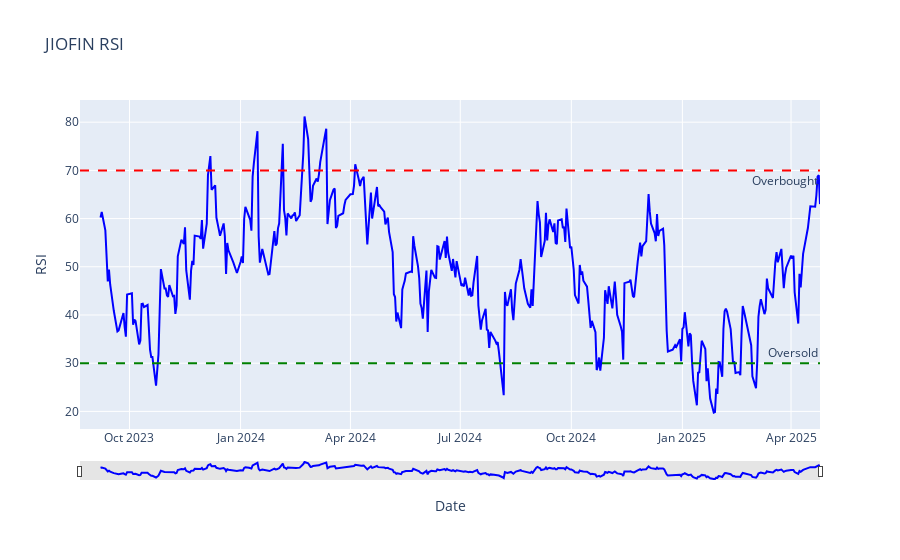

The notebook cell this image was saved under:
### Code cell
def plot_rsi(df):
    """
    Plot RSI using Plotly.
    Parameters:
    df (DataFrame): DataFrame containing stock data.
    """
    fig = go.Figure()

    fig.add_trace(go.Scatter(
        x=df.index,
        y=df['RSI'],
        name='RSI',
        line=dict(color='blue')
    ))

    fig.add_hline(y=70, line_color='red', line_dash='dash', annotation_text="Overbought", annotation_position="bottom right")
    fig.add_hline(y=30, line_color='green', line_dash='dash', annotation_text="Oversold", annotation_position="top right")

    fig.update_layout(
        title=f"{symbols[4]} RSI",
        xaxis_title="Date",
        yaxis_title="RSI",
        xaxis_rangeslider_visible=True,
        xaxis_rangeslider_thickness=0.05,
        xaxis_rangeslider_bgcolor='rgba(0, 0, 0, 0.1)',
        xaxis_rangeslider_bordercolor='rgba(0, 0, 0, 0.1)',   
    )

    return fig

plot_rsi(data)

### Figure 1 — Plotly figure (JSON) as saved in the notebook; plotly's stock layout.template omitted (floating-point values rounded to 4 significant figures; data arrays with more than 128 entries replaced by an {"elided": "..."} marker saying what was removed)
{"data": [{"line": {"color": "blue"}, "name": "RSI", "type": "scatter", "x": {"elided": "409 str values"}, "y": {"elided": "409 float values"}}], "layout": {"annotations": [{"showarrow": false, "text": "Overbought", "x": 1, "xanchor": "right", "xref": "x domain", "y": 70, "yanchor": "top", "yref": "y"}, {"showarrow": false, "text": "Oversold", "x": 1, "xanchor": "right", "xref": "x domain", "y": 30, "yanchor": "bottom", "yref": "y"}], "shapes": [{"line": {"color": "red", "dash": "dash"}, "type": "line", "x0": 0, "x1": 1, "xref": "x domain", "y0": 70, "y1": 70, "yref": "y"}, {"line": {"color": "green", "dash": "dash"}, "type": "line", "x0": 0, "x1": 1, "xref": "x domain", "y0": 30, "y1": 30, "yref": "y"}], "title": {"text": "JIOFIN RSI"}, "xaxis": {"rangeslider": {"bgcolor": "rgba(0, 0, 0, 0.1)", "bordercolor": "rgba(0, 0, 0, 0.1)", "thickness": 0.05, "visible": true}, "title": {"text": "Date"}}, "yaxis": {"title": {"text": "RSI"}}}}
